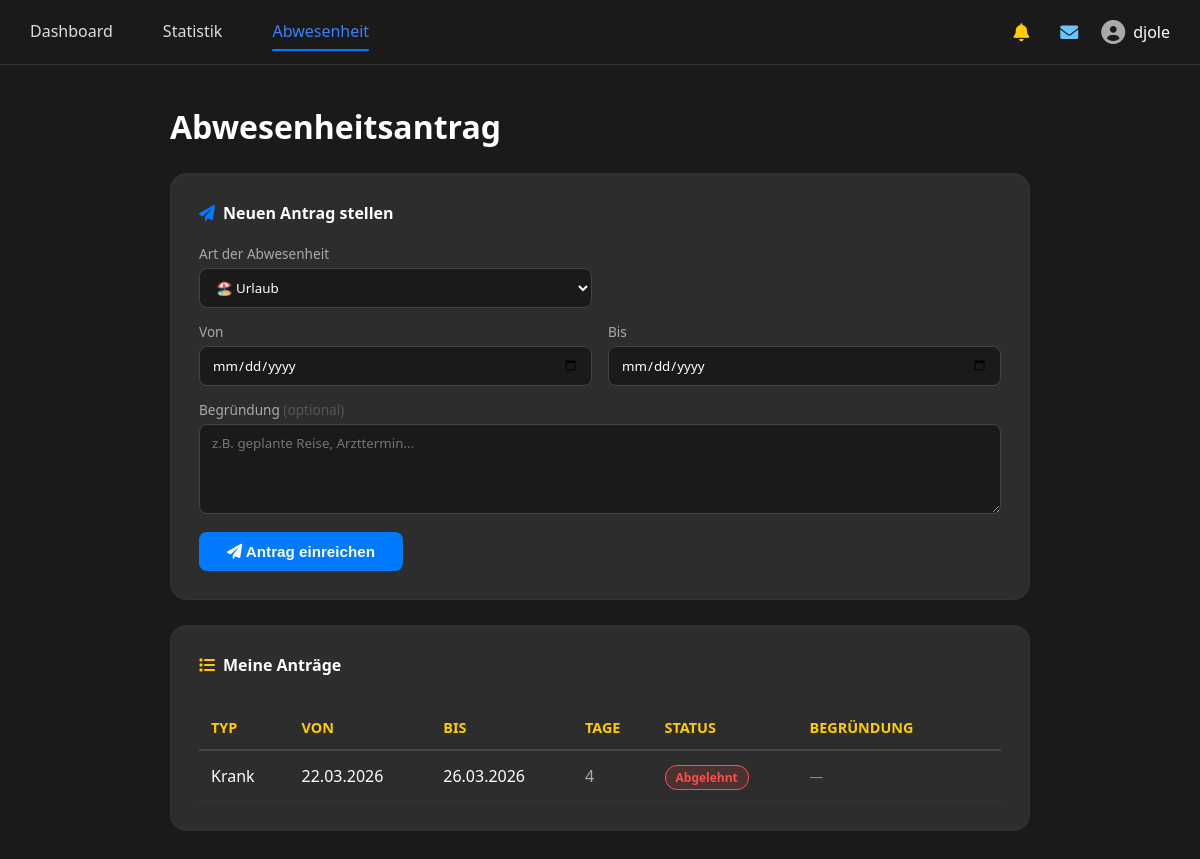
The app's page /abwesenheit_antrag.php (signed in) with its own data.
### tables this page shows
CREATE TABLE `abwesenheiten` (
  `abwesenheit_id` int(11) NOT NULL,
  `benutzer_id` int(11) DEFAULT NULL,
  `abwesenheit_beginn` date NOT NULL,
  `abwesenheit_ende` date NOT NULL,
  `abwesenheit_typ` enum('Urlaub','Krank','Pflegeurlaub','Zeitausgleich','Verspätung','Persönlicher Feiertag','Sonstiges') DEFAULT NULL,
  `status` enum('Ausstehend','Genehmigt','Abgelehnt') DEFAULT NULL,
  `grund` text DEFAULT NULL,
  `verspätungszeit` time DEFAULT NULL
);

### abwesenheit_antrag.php (the view, shortened to what this page needs)
<?php
require_once 'db_config.php';
mysqli_query($link, "ALTER TABLE abwesenheiten ADD COLUMN IF NOT EXISTS verspätungszeit TIME NULL DEFAULT NULL");
$benutzer_id   = $_SESSION['id'];
$st_ma = mysqli_prepare($link, "SELECT * FROM abwesenheiten WHERE benutzer_id = ? ORDER BY abwesenheit_beginn DESC LIMIT 30");
mysqli_stmt_bind_param($st_ma, "i", $benutzer_id);
mysqli_stmt_execute($st_ma);
$meine_antraege = mysqli_fetch_all(mysqli_stmt_get_result($st_ma), MYSQLI_ASSOC);
$alle_feiertage_za = [];
$res_fj = mysqli_query($link, "SELECT datum FROM feiertage");
if ($res_fj) while ($fj = mysqli_fetch_assoc($res_fj)) $alle_feiertage_za[$fj['datum']] = true;
?>
<!DOCTYPE html>
<html lang="de">
<head>
<link rel="stylesheet" href="index.css">
<link rel="stylesheet" href="https://cdnjs.cloudflare.com/ajax/libs/font-awesome/6.0.0/css/all.min.css">
</head>
<body>
<?php $page = basename($_SERVER['PHP_SELF']); ?>
<nav class="navbar">
    <div class="nav-links">
        <a href="index.php" class="<?php echo $page=='index.php'?'active':''; ?>">Dashboard</a>
        <a href="statistik.php" class="<?php echo $page=='statistik.php'?'active':''; ?>">Statistik</a>
        <a href="abwesenheit_antrag.php" class="<?php echo $page=='abwesenheit_antrag.php'?'active':''; ?>">Abwesenheit</a>
    </div>
    <div class="user-info">
        <div class="bell-container">
            <i class="fas fa-bell"></i>
        </div>
        <div class="bell-container msg-container" style="color:#6bc5f8;"
             onmouseenter="this.querySelector('.bell-badge')?.remove();fetch('mark_nachrichten.php')">
            <i class="fas fa-envelope"></i>
        </div>
        <?php include '_navbar_profile.php'; ?>
    </div>
</nav>
<div class="container" style="display:block;padding-top:40px;">
<div style="max-width:860px;margin:0 auto;">
    <h1 class="page-title">Abwesenheitsantrag</h1>
    <div class="antrag-card">
        <h3><i class="fas fa-paper-plane" style="color:#007bff;"></i> Neuen Antrag stellen</h3>
        <form method="POST">
            <div class="form-row">
                <div class="form-group">
                    <label>Art der Abwesenheit</label>
                    <select name="abwesenheit_typ" id="typ-select" onchange="onTypChange()" required>
                        <option value="Urlaub">🏖️ Urlaub</option>
                    </select>
                </div>
                <div class="form-group">
                    <label>&nbsp;</label>
                </div>
            </div>
            <div class="form-row" id="datum-row">
                <div class="form-group" id="von-group">
                    <label id="label-von">Von</label>
                    <input type="date" name="abwesenheit_beginn" id="datum-von" required min="<?php echo date('Y-m-d'); ?>">
                </div>
                <div class="form-group" id="bis-group">
                    <label id="label-bis">Bis</label>
                    <input type="date" name="abwesenheit_ende" id="datum-bis" required min="<?php echo date('Y-m-d'); ?>">
                </div>
            </div>
            <div class="form-group" style="margin-bottom:18px;">
                <label>Begründung <span style="color:#555;">(optional)</span></label>
                <textarea name="grund" placeholder="z.B. geplante Reise, Arzttermin..."></textarea>
            </div>
            <button type="submit" class="btn-submit"><i class="fas fa-paper-plane"></i> Antrag einreichen</button>
        </form>
    </div>
    <div class="antrag-card">
        <h3><i class="fas fa-list" style="color:#ffcc00;"></i> Meine Anträge</h3>
        <?php if (empty($meine_antraege)): ?>
            <p style="color:#555;text-align:center;padding:20px 0;">Noch keine Anträge vorhanden.</p>
        <?php else: ?>
        <div style="overflow-x:auto;">
        <table class="admin-table">
            <thead>
                <tr>
                    <th>Typ</th>
                    <th>Von</th>
                    <th>Bis</th>
                    <th>Tage</th>
                    <th>Status</th>
                    <th>Begründung</th>
                    <th></th>
                </tr>
            </thead>
            <tbody>
            <?php foreach ($meine_antraege as $a):
                $isVerspaet = $a['abwesenheit_typ'] === 'Verspätung';
                if ($isVerspaet) {
                    $tage = '—';
                } else {
                    $tage = 0;
                    $d = $a['abwesenheit_beginn'];
                    while ($d <= $a['abwesenheit_ende']) {
                        if ((int)date('N', strtotime($d)) <= 5 && !isset($alle_feiertage_za[$d])) $tage++;
                        $d = date('Y-m-d', strtotime("$d +1 day"));
                    }
                }
            ?>
                <tr>
                    <td><?php
                        echo htmlspecialchars($a['abwesenheit_typ']);
                    ?></td>
                    <td><?php echo date('d.m.Y', strtotime($a['abwesenheit_beginn'])); ?></td>
                    <td><?php echo date('d.m.Y', strtotime($isVerspaet ? $a['abwesenheit_beginn'] : $a['abwesenheit_ende'])); ?></td>
                    <td style="color:#aaa;"><?php echo $tage; ?></td>
                    <td><span class="badge badge-<?php echo htmlspecialchars($a['status']); ?>"><?php echo htmlspecialchars($a['status']); ?></span></td>
                    <td style="color:#888;font-size:0.85rem;max-width:200px;word-break:break-word;">
                        <?php echo htmlspecialchars($a['grund'] ?? '—'); ?>
                    </td>
                    <td>
                    </td>
                </tr>
            <?php endforeach; ?>
            </tbody>
        </table>
        </div>
        <?php endif; ?>
    </div>
</div>
</div>
</body>
</html>

### index.css (style rules this page uses)
:root { --primary-color: #007bff; --bg-color: #1a1a1a; --card-bg: #2d2d2d; --text-main: #ffffff; --text-muted: #b0b0b0; --danger: #ff4d4d; --success: #2ecc71; --shadow: 0 10px 30px rgba(0, 0, 0, 0.5); --warning: #ffcc00; --border-color: #3a3a3a; }
body { font-family: 'Segoe UI', sans-serif; background-color: var(--bg-color); color: var(--text-main); margin: 0; display: flex; flex-direction: column; min-height: 100vh; }
.navbar { display: flex; justify-content: space-between; align-items: center; padding: 15px 40px; background: #252525; border-bottom: 1px solid #333; gap: 20px; }
.nav-links { display: flex; gap: 25px; flex-wrap: wrap; }
.nav-links a { color: var(--text-muted); text-decoration: none; font-weight: 600; transition: 0.3s; position: relative; padding-bottom: 3px; }
.nav-links a.active { color: var(--primary-color); }
.nav-links a.active::after { content: ""; position: absolute; left: 0; bottom: -6px; width: 100%; height: 2px; background: var(--primary-color); border-radius: 2px; }
.user-info { display: flex; align-items: center; gap: 15px; position: relative; }
.notification-bell, .bell-container { position: relative; cursor: pointer; font-size: 1.2rem; color: var(--warning); padding: 8px; display: flex; align-items: center; justify-content: center; }
.container { flex-grow: 1; padding: 30px 20px; }
.page-title { margin: 0 0 25px 0; font-size: 2rem; color: var(--text-main); }
.admin-table { width: 100%; border-collapse: collapse; margin-top: 10px; color: var(--text-main); }
.admin-table th { text-align: left; padding: 12px; border-bottom: 2px solid #444; color: var(--warning); font-size: 0.9rem; text-transform: uppercase; }
.admin-table td { padding: 14px 12px; border-bottom: 1px solid #333; vertical-align: middle; }
.navbar { position:sticky; top:0; z-index:9999; background:#1a1a1a; border-bottom:1px solid #333; display:flex; justify-content:space-between; align-items:center; padding:15px 30px; }
.nav-links a { color:#ddd; text-decoration:none; margin-right:20px; font-weight:500; }
.nav-links a.active { color:#3b82f6; }
.user-info { display:flex; align-items:center; gap:15px; position:relative; }
.bell-container { position:relative; cursor:pointer; color:#ffcc00; font-size:18px; }
.navbar { position:sticky; top:0; background:#1a1a1a; border-bottom:1px solid #333; display:flex; justify-content:space-between; align-items:center; padding:15px 30px; z-index:9999; }
.nav-links a { color:#ddd; text-decoration:none; margin-right:25px; font-weight:500; }
.user-info { display:flex; align-items:center; gap:20px; }
.user-info { display:flex; align-items:center; gap:15px; min-width:150px; justify-content:flex-end; }
.bell-container { font-size:18px; color:#ffcc00; }
html { overflow-y:scroll; }
.bell-container { position:relative; cursor:pointer; color:#ffcc00; }

### abwesenheit_antrag.php (style rules this page uses)
.antrag-card { background:var(--card-bg); border:1px solid #333; border-radius:16px; padding:28px; margin-bottom:25px; }
.antrag-card h3 { margin:0 0 20px; font-size:1rem; display:flex; align-items:center; gap:8px; }
.form-row { display:grid; grid-template-columns:1fr 1fr; gap:16px; margin-bottom:14px; }
.form-group { display:flex; flex-direction:column; gap:5px; }
.form-group label { font-size:0.85rem; color:#aaa; }
.form-group select, .form-group input, .form-group textarea { background:#1a1a1a; border:1px solid #444; border-radius:8px; padding:9px 12px; color:#fff; font-family:inherit; }
.form-group textarea { resize:vertical; height:70px; }
.btn-submit { padding:11px 28px; background:#007bff; color:#fff; border:none; border-radius:8px; cursor:pointer; font-weight:600; font-size:0.95rem; }
.badge { padding:3px 10px; border-radius:12px; font-size:0.75rem; font-weight:600; }
.badge-Abgelehnt { background:rgba(255,77,77,0.15); color:#ff4d4d; border:1px solid #ff4d4d; }

### records on screen
abwesenheiten: abwesenheit_typ "Krank", abwesenheit_beginn "22.03.2026", abwesenheit_typ+abwesenheit_ende "26.03.2026", tage "4", status "Abgelehnt", grund "—"

### other values on screen
$benutzer_name "djole"
